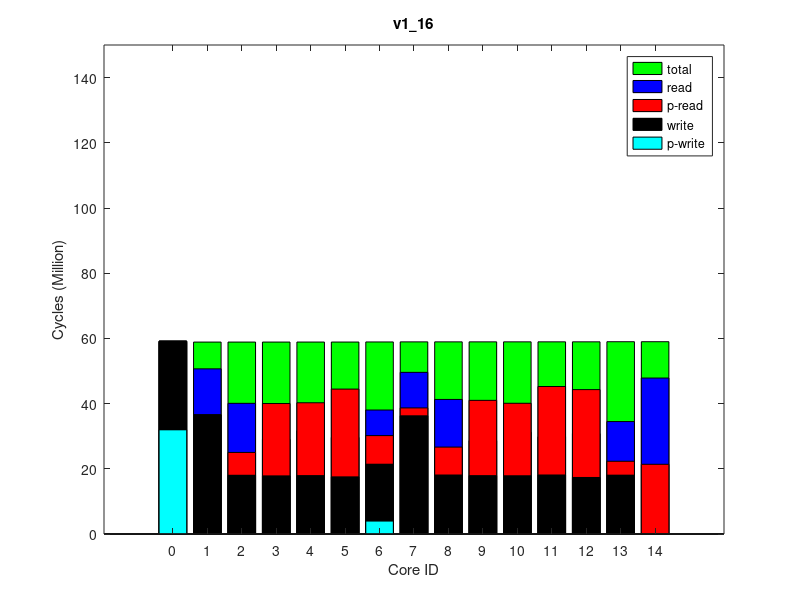

Here is the MATLAB script that generated this plot:
times(1, :, :) = [
0, 59175885, 0
1178, 59205532, 0
7007996, 59206695, 0
22196199, 59208707, 0
2413104, 59271276, 0
8774362, 59242807, 0
26923116, 59214493, 0
22343382, 59213045, 0
8563820, 59274265, 0
23091294, 59276255, 0
22233113, 59278679, 0
27144090, 59281279, 0
20704266, 59322578, 0
4305561, 59317899, 0
26951569, 59285093, 0
];
times(2, :, :) = [
0, 59173353, 0
1230, 59203017, 0
7005490, 59204175, 0
22192908, 59206166, 0
2412547, 59268708, 0
8776157, 59240346, 0
26920672, 59211879, 0
22337875, 59210445, 0
8565356, 59271687, 0
23083951, 59273703, 0
22229055, 59276150, 0
27142646, 59278728, 0
21454692, 59320053, 0
4255591, 59315387, 0
26952925, 59282625, 0
];
times(3, :, :) = [
0, 59172578, 0
1228, 59202262, 0
7006039, 59203441, 0
22190904, 59205446, 0
2409777, 59268049, 0
8773822, 59239713, 0
26921375, 59211123, 0
22340821, 59209730, 0
8555421, 59271028, 0
23084229, 59273028, 0
22230226, 59275467, 0
27145472, 59278060, 0
21453568, 59319318, 0
4253698, 59314644, 0
26950616, 59281910, 0
];
times(4, :, :) = [
0, 59176126, 0
1225, 59205800, 0
7003946, 59206952, 0
22196223, 59208994, 0
2413056, 59271416, 0
8774636, 59243031, 0
26926357, 59214783, 0
22341148, 59213385, 0
8562711, 59274427, 0
23089956, 59276434, 0
22235905, 59278873, 0
27145203, 59281474, 0
21458235, 59322827, 0
4260505, 59318159, 0
26951509, 59285341, 0
];
times(5, :, :) = [
0, 59175338, 0
1228, 59205026, 0
7004872, 59206192, 0
22193770, 59208236, 0
2411867, 59270686, 0
8776128, 59242285, 0
26921497, 59214063, 0
22338531, 59212627, 0
8565410, 59273721, 0
23092698, 59275717, 0
22234205, 59278148, 0
27144293, 59280743, 0
21459686, 59322076, 0
4260424, 59317406, 0
26951727, 59284606, 0
];
times(6, :, :) = [
0, 59173790, 0
1229, 59203434, 0
7012092, 59204619, 0
22195027, 59206602, 0
2413692, 59269019, 0
8779716, 59240619, 0
26919852, 59212237, 0
22339010, 59210839, 0
8566585, 59272006, 0
23088917, 59274022, 0
22231988, 59276458, 0
27142550, 59279026, 0
21455604, 59320304, 0
4255676, 59315630, 0
26947224, 59282858, 0
];
times(7, :, :) = [
0, 59173141, 0
1230, 59202804, 0
7000951, 59203976, 0
22192219, 59205983, 0
2410550, 59268430, 0
8774638, 59240073, 0
26921266, 59211673, 0
22340012, 59210275, 0
8563902, 59271404, 0
23088450, 59273436, 0
22231555, 59275880, 0
27141310, 59278472, 0
21457849, 59319763, 0
4256730, 59315060, 0
26951470, 59282333, 0
];
times(8, :, :) = [
0, 59176670, 0
1232, 59206296, 0
7008406, 59207454, 0
22195886, 59209443, 0
2414028, 59271802, 0
8780952, 59243379, 0
26918571, 59215130, 0
22342550, 59213703, 0
8566946, 59274782, 0
23088664, 59276792, 0
22233185, 59279235, 0
27143548, 59281785, 0
21460262, 59323231, 0
4260117, 59318424, 0
26954927, 59285597, 0
];
times(9, :, :) = [
0, 59176529, 0
1233, 59206154, 0
7004815, 59207324, 0
22191444, 59209319, 0
2416724, 59271906, 0
8780741, 59243471, 0
26924194, 59215002, 0
22342308, 59213604, 0
8564073, 59274918, 0
23090331, 59276924, 0
22232993, 59279358, 0
27145108, 59281944, 0
21456847, 59323213, 0
4257216, 59318551, 0
26957027, 59285781, 0
];
times(10, :, :) = [
0, 59173253, 0
1272, 59202962, 0
7008376, 59204114, 0
22190884, 59206107, 0
2410532, 59268489, 0
8776759, 59240138, 0
26923676, 59211787, 0
22337007, 59210386, 0
8561684, 59271455, 0
23088469, 59273435, 0
22230821, 59275889, 0
27141476, 59278496, 0
21453490, 59319826, 0
4253325, 59315154, 0
26951252, 59282313, 0
];
ave_times = round(squeeze(mean(times)));
format long g, ave_times
std_times = round(squeeze(std(times)));
format long g, std_times
polling_read_times = ave_times;
times(1, :, :) = [
31961625, 55137896, 0
0, 55164656, 0
0, 55165612, 0
0, 55167366, 0
0, 55223213, 0
3966300, 55197727, 0
0, 55172503, 0
0, 55171379, 0
0, 55226004, 0
0, 55227773, 0
0, 55229966, 0
0, 55232214, 0
0, 55270176, 0
0, 55266115, 0
0, 55235723, 0
];
times(2, :, :) = [
31961962, 55137599, 0
0, 55164351, 0
0, 55165305, 0
0, 55167072, 0
0, 55222837, 0
3964568, 55197359, 0
0, 55172157, 0
0, 55171059, 0
0, 55225617, 0
0, 55227408, 0
0, 55229614, 0
0, 55231875, 0
0, 55269924, 0
0, 55265825, 0
0, 55235446, 0
];
times(3, :, :) = [
31962524, 55137572, 0
0, 55164311, 0
0, 55165284, 0
0, 55167086, 0
0, 55223004, 0
3963645, 55197575, 0
0, 55172238, 0
0, 55171144, 0
0, 55225815, 0
0, 55227603, 0
0, 55229827, 0
0, 55232086, 0
0, 55270151, 0
0, 55266066, 0
0, 55235679, 0
];
times(4, :, :) = [
31963179, 55138618, 0
0, 55165367, 0
0, 55166331, 0
0, 55168104, 0
0, 55223983, 0
3966276, 55198551, 0
0, 55173228, 0
0, 55172144, 0
0, 55226806, 0
0, 55228593, 0
0, 55230798, 0
0, 55233072, 0
0, 55271120, 0
0, 55267051, 0
0, 55236641, 0
];
times(5, :, :) = [
31964513, 55139086, 0
0, 55165824, 0
0, 55166797, 0
0, 55168592, 0
0, 55224377, 0
3966073, 55198935, 0
0, 55173726, 0
0, 55172636, 0
0, 55227188, 0
0, 55228964, 0
0, 55231160, 0
0, 55233429, 0
0, 55271439, 0
0, 55267340, 0
0, 55236965, 0
];
times(6, :, :) = [
31961281, 55137443, 0
0, 55164192, 0
0, 55165163, 0
0, 55166923, 0
0, 55222817, 0
3969982, 55197369, 0
0, 55172053, 0
0, 55170977, 0
0, 55225643, 0
0, 55227421, 0
0, 55229615, 0
0, 55231874, 0
0, 55269861, 0
0, 55265776, 0
0, 55235445, 0
];
times(7, :, :) = [
31956811, 55133443, 0
0, 55160181, 0
0, 55161151, 0
0, 55162910, 0
0, 55218967, 0
3963957, 55193450, 0
0, 55168088, 0
0, 55166970, 0
0, 55221784, 0
0, 55223564, 0
0, 55225803, 0
0, 55228067, 0
0, 55266042, 0
0, 55261957, 0
0, 55231635, 0
];
times(8, :, :) = [
31964215, 55139315, 0
0, 55166058, 0
0, 55167020, 0
0, 55168763, 0
0, 55224698, 0
3965538, 55199196, 0
0, 55173907, 0
0, 55172775, 0
0, 55227459, 0
0, 55229205, 0
0, 55231433, 0
0, 55233682, 0
0, 55271623, 0
0, 55267520, 0
0, 55237186, 0
];
times(9, :, :) = [
31962157, 55138046, 0
0, 55164787, 0
0, 55165756, 0
0, 55167539, 0
0, 55223490, 0
3967049, 55198043, 0
0, 55172654, 0
0, 55171562, 0
0, 55226292, 0
0, 55228053, 0
0, 55230241, 0
0, 55232506, 0
0, 55270533, 0
0, 55266450, 0
0, 55236044, 0
];
times(10, :, :) = [
31959967, 55136000, 0
0, 55162734, 0
0, 55163681, 0
0, 55165465, 0
0, 55221442, 0
3963774, 55195979, 0
0, 55170582, 0
0, 55169459, 0
0, 55224206, 0
0, 55225977, 0
0, 55228174, 0
0, 55230441, 0
0, 55268481, 0
0, 55264384, 0
0, 55234006, 0
];
ave_times = round(squeeze(mean(times)));
format long g, ave_times
std_times = round(squeeze(std(times)));
format long g, std_times
polling_write_times = ave_times;
times(1, :, :) = [
0, 80576041, 0
14091825, 80607408, 64000
22064250, 80657574, 128000
11182780, 80674389, 64000
13303652, 80993262, 64000
16617536, 80962976, 128000
12059844, 80836354, 64000
13733434, 80758799, 64000
23204514, 81045747, 128000
10699657, 81064086, 64000
13339836, 81146717, 64000
11739608, 81230064, 64000
47699382, 81448846, 250000
16446016, 81434654, 128000
13446513, 81309636, 64000
];
times(2, :, :) = [
0, 79830147, 0
14091324, 79861391, 64000
22086429, 79910695, 128000
11235213, 79927500, 64000
13300830, 80243440, 64000
16627882, 80213120, 128000
12102199, 80087946, 64000
13773971, 80011204, 64000
23243274, 80295167, 128000
10727958, 80313510, 64000
13357259, 80395762, 64000
11762356, 80478426, 64000
47851305, 80696305, 250000
16442614, 80682106, 128000
13457904, 80557439, 64000
];
times(3, :, :) = [
0, 79835117, 0
14092132, 79866552, 64000
22061400, 79915751, 128000
11222281, 79932636, 64000
13296278, 80250264, 64000
16624704, 80218534, 128000
12096961, 80093625, 64000
13767279, 80016480, 64000
23218623, 80300244, 128000
10720018, 80318555, 64000
13355507, 80400298, 64000
11752158, 80483480, 64000
47856973, 80701344, 250000
16445354, 80687161, 128000
13452336, 80562422, 64000
];
times(4, :, :) = [
0, 79843459, 0
14091440, 79874852, 64000
22075317, 79924230, 128000
11233558, 79940965, 64000
13371992, 80257307, 64000
16625371, 80227042, 128000
12099331, 80101799, 64000
13773711, 80024881, 64000
23092659, 80309441, 128000
10721067, 80327747, 64000
13357197, 80409633, 64000
11749825, 80492395, 64000
47866177, 80710444, 250000
16453896, 80696253, 128000
13459611, 80571763, 64000
];
times(5, :, :) = [
0, 79830684, 0
14091395, 79861997, 64000
22073578, 79911250, 128000
11236348, 79928143, 64000
13310419, 80244089, 64000
16624423, 80213805, 128000
12104583, 80088446, 64000
13777287, 80011923, 64000
23244032, 80295547, 128000
10726040, 80313856, 64000
13356299, 80395705, 64000
11742935, 80478872, 64000
47852470, 80696457, 250000
16442389, 80682268, 128000
13458303, 80558036, 64000
];
times(6, :, :) = [
0, 79835050, 0
14091569, 79866556, 64000
22062903, 79915850, 128000
11232542, 79932648, 64000
13316731, 80249033, 64000
16622862, 80218674, 128000
12092395, 80093296, 64000
13767714, 80016724, 64000
23185910, 80300689, 128000
10724893, 80318999, 64000
13352224, 80400787, 64000
11748788, 80484008, 64000
47856570, 80701711, 250000
16445823, 80687531, 128000
13444886, 80563089, 64000
];
times(7, :, :) = [
0, 79842190, 0
14090759, 79873541, 64000
22060842, 79922955, 128000
11228847, 79939795, 64000
13363107, 80255774, 64000
16624593, 80225487, 128000
12099538, 80100432, 64000
13771498, 80023564, 64000
23110860, 80307319, 128000
10728056, 80325654, 64000
13356463, 80407511, 64000
11748151, 80490554, 64000
47863362, 80708084, 250000
16448973, 80693900, 128000
13457874, 80569476, 64000
];
times(8, :, :) = [
0, 79836022, 0
14091652, 79867315, 64000
22074670, 79916663, 128000
11231644, 79933532, 64000
13321356, 80249233, 64000
16626453, 80219057, 128000
12103213, 80094329, 64000
13772538, 80017516, 64000
23183690, 80301098, 128000
10725361, 80319396, 64000
13357684, 80401603, 64000
11757666, 80484597, 64000
47857889, 80702283, 250000
16442607, 80688100, 128000
13456968, 80563794, 64000
];
times(9, :, :) = [
0, 79846189, 0
14091794, 79877559, 64000
22071232, 79926855, 128000
11230728, 79943819, 64000
13335042, 80259518, 64000
16623922, 80229264, 128000
12098507, 80104609, 64000
13769527, 80027759, 64000
23148745, 80310991, 128000
10728332, 80329376, 64000
13356212, 80411246, 64000
11751300, 80494248, 64000
47867001, 80711995, 250000
16449277, 80697808, 128000
13441697, 80573199, 64000
];
times(10, :, :) = [
0, 79835816, 0
14090654, 79867117, 64000
22067219, 79916859, 128000
11231097, 79933744, 64000
13314019, 80249094, 64000
16625329, 80218868, 128000
12102000, 80093867, 64000
13774552, 80017459, 64000
23190913, 80300817, 128000
10724375, 80319001, 64000
13358853, 80401071, 64000
11758050, 80484100, 64000
47857088, 80701916, 250000
16445332, 80687734, 128000
13462202, 80563312, 64000
];
ave_times = round(squeeze(mean(times)));
format long g, ave_times
std_times = round(squeeze(std(times)));
format long g, std_times
read_times = ave_times;
times(1, :, :) = [
0, 58844210, 0
0, 58873632, 0
0, 58874707, 0
0, 58876647, 0
0, 58938557, 0
0, 58910341, 0
0, 58882225, 0
0, 58880917, 0
0, 58941467, 0
0, 58943380, 0
0, 58945857, 0
0, 58948391, 0
0, 58988428, 0
0, 58984821, 0
0, 58952041, 0
];
times(2, :, :) = [
0, 58842544, 0
0, 58872015, 0
0, 58873115, 0
0, 58875049, 0
0, 58936940, 0
0, 58908684, 0
0, 58880578, 0
0, 58879317, 0
0, 58939837, 0
0, 58941796, 0
0, 58944256, 0
0, 58946751, 0
0, 58986919, 0
0, 58983184, 0
0, 58950443, 0
];
times(3, :, :) = [
0, 58844667, 0
0, 58874116, 0
0, 58875176, 0
0, 58877109, 0
0, 58938966, 0
0, 58910767, 0
0, 58882666, 0
0, 58881391, 0
0, 58941884, 0
0, 58943821, 0
0, 58946269, 0
0, 58948794, 0
0, 58988909, 0
0, 58985282, 0
0, 58952484, 0
];
times(4, :, :) = [
0, 58844125, 0
0, 58873573, 0
0, 58874673, 0
0, 58876586, 0
0, 58938468, 0
0, 58910261, 0
0, 58882144, 0
0, 58880858, 0
0, 58941400, 0
0, 58943317, 0
0, 58945783, 0
0, 58948286, 0
0, 58988428, 0
0, 58984686, 0
0, 58951961, 0
];
times(5, :, :) = [
0, 58846629, 0
0, 58876065, 0
0, 58877130, 0
0, 58879052, 0
0, 58940955, 0
0, 58912750, 0
0, 58884583, 0
0, 58883313, 0
0, 58943840, 0
0, 58945775, 0
0, 58948239, 0
0, 58950714, 0
0, 58990828, 0
0, 58987201, 0
0, 58954382, 0
];
times(6, :, :) = [
0, 58843910, 0
0, 58873337, 0
0, 58874420, 0
0, 58876362, 0
0, 58938224, 0
0, 58909980, 0
0, 58881919, 0
0, 58880635, 0
0, 58941131, 0
0, 58943057, 0
0, 58945482, 0
0, 58948041, 0
0, 58988150, 0
0, 58984345, 0
0, 58951723, 0
];
times(7, :, :) = [
0, 58842824, 0
0, 58872257, 0
0, 58873335, 0
0, 58875257, 0
0, 58937134, 0
0, 58908928, 0
0, 58880830, 0
0, 58879538, 0
0, 58940056, 0
0, 58942017, 0
0, 58944448, 0
0, 58947002, 0
0, 58987158, 0
0, 58983412, 0
0, 58950706, 0
];
times(8, :, :) = [
0, 58844237, 0
0, 58873735, 0
0, 58874830, 0
0, 58876768, 0
0, 58938621, 0
0, 58910417, 0
0, 58882343, 0
0, 58881045, 0
0, 58941544, 0
0, 58943466, 0
0, 58945939, 0
0, 58948427, 0
0, 58988564, 0
0, 58984828, 0
0, 58952120, 0
];
times(9, :, :) = [
0, 58847525, 0
0, 58876962, 0
0, 58878043, 0
0, 58879977, 0
0, 58941808, 0
0, 58913565, 0
0, 58885533, 0
0, 58884268, 0
0, 58944753, 0
0, 58946684, 0
0, 58949128, 0
0, 58951652, 0
0, 58991784, 0
0, 58988078, 0
0, 58955376, 0
];
times(10, :, :) = [
0, 58845313, 0
0, 58874740, 0
0, 58875840, 0
0, 58877777, 0
0, 58939629, 0
0, 58911448, 0
0, 58883331, 0
0, 58882068, 0
0, 58942553, 0
0, 58944489, 0
0, 58946943, 0
0, 58949472, 0
0, 58989569, 0
0, 58985954, 0
0, 58953160, 0
];
ave_times = round(squeeze(mean(times)));
format long g, ave_times
std_times = round(squeeze(std(times)));
format long g, std_times
total_times = ave_times;
times(1, :, :) = [
59167614, 71983914, 64000
36578006, 72020144, 128000
18013413, 72021396, 64000
17832884, 72023730, 64000
36262448, 72099301, 128000
21407126, 72064444, 64000
17531827, 72030218, 64000
17918080, 72028574, 64000
18096347, 72102429, 64000
17909869, 72104723, 64000
17869459, 72107728, 64000
18099315, 72110637, 64000
0, 72154620, 0
18067185, 72154956, 64000
17344632, 72114695, 64000
];
times(2, :, :) = [
59165670, 71981970, 64000
36574883, 72018177, 128000
18013544, 72019435, 64000
17833289, 72021774, 64000
36264833, 72097315, 128000
21408117, 72062473, 64000
17529962, 72028264, 64000
17916025, 72026600, 64000
18096368, 72100427, 64000
17908000, 72102714, 64000
17869077, 72105722, 64000
18099949, 72108615, 64000
0, 72152617, 0
18047832, 72152949, 64000
17340165, 72112686, 64000
];
times(3, :, :) = [
59166865, 71983165, 64000
36577864, 72019394, 128000
18012757, 72020648, 64000
17833341, 72022974, 64000
36261732, 72098618, 128000
21406231, 72063758, 64000
17531304, 72029469, 64000
17919698, 72027805, 64000
18094136, 72101733, 64000
17908035, 72104031, 64000
17868694, 72107030, 64000
18105351, 72109902, 64000
0, 72153921, 0
18047246, 72154264, 64000
17341682, 72113989, 64000
];
times(4, :, :) = [
59167453, 71983753, 64000
36577648, 72019974, 128000
18016687, 72021212, 64000
17833545, 72023523, 64000
36265343, 72099042, 128000
21406434, 72064141, 64000
17530404, 72029972, 64000
17916985, 72028300, 64000
18093784, 72102111, 64000
17908699, 72104459, 64000
17870809, 72107434, 64000
18104270, 72110327, 64000
0, 72154271, 0
18048647, 72154606, 64000
17341553, 72114348, 64000
];
times(5, :, :) = [
59165757, 71982057, 64000
36578173, 72018231, 128000
18014837, 72019493, 64000
17832837, 72021781, 64000
36260939, 72097475, 128000
21405675, 72062553, 64000
17529633, 72028234, 64000
17918082, 72026580, 64000
18092969, 72100541, 64000
17909276, 72102827, 64000
17869611, 72105813, 64000
18100641, 72108680, 64000
0, 72152661, 0
18045983, 72153008, 64000
17343972, 72112723, 64000
];
times(6, :, :) = [
59165360, 71981660, 64000
36578659, 72017801, 128000
18014131, 72019043, 64000
17832613, 72021349, 64000
36264824, 72096887, 128000
21409251, 72062021, 64000
17531050, 72027808, 64000
17916687, 72026127, 64000
18095750, 72099945, 64000
17908661, 72102247, 64000
17869528, 72105226, 64000
18101986, 72108059, 64000
0, 72152058, 0
18046961, 72152393, 64000
17340682, 72112125, 64000
];
times(7, :, :) = [
59168430, 71984730, 64000
36578554, 72020932, 128000
18013857, 72022188, 64000
17833180, 72024491, 64000
36263013, 72099943, 128000
21407983, 72065096, 64000
17531748, 72030933, 64000
17917970, 72029310, 64000
18093521, 72103066, 64000
17909746, 72105359, 64000
17869053, 72108377, 64000
18101737, 72111264, 64000
0, 72155225, 0
18048777, 72155564, 64000
17342818, 72115327, 64000
];
times(8, :, :) = [
59164944, 71981244, 64000
36575929, 72017434, 128000
18014890, 72018671, 64000
17833517, 72020967, 64000
36263492, 72096433, 128000
21407198, 72061602, 64000
17528981, 72027425, 64000
17916679, 72025754, 64000
18096072, 72099517, 64000
17908569, 72101800, 64000
17870451, 72104777, 64000
18102118, 72107658, 64000
0, 72151637, 0
18047947, 72151958, 64000
17342334, 72111696, 64000
];
times(9, :, :) = [
59164572, 71980872, 64000
36576321, 72017037, 128000
18014960, 72018291, 64000
17833535, 72020593, 64000
36262676, 72096182, 128000
21407308, 72061263, 64000
17530647, 72027061, 64000
17915278, 72025383, 64000
18093064, 72099262, 64000
17908899, 72101548, 64000
17869222, 72104522, 64000
18101951, 72107404, 64000
0, 72151347, 0
18048996, 72151682, 64000
17341888, 72111446, 64000
];
times(10, :, :) = [
59164244, 71980544, 64000
36575383, 72016704, 128000
18016788, 72017935, 64000
17832441, 72020232, 64000
36263229, 72095729, 128000
21409036, 72060874, 64000
17529929, 72026678, 64000
17918423, 72025014, 64000
18095796, 72098796, 64000
17909113, 72101118, 64000
17869211, 72104098, 64000
18101143, 72106986, 64000
0, 72150932, 0
18048323, 72151258, 64000
17341274, 72110970, 64000
];
ave_times = round(squeeze(mean(times)));
format long g, ave_times
std_times = round(squeeze(std(times)));
format long g, std_times
write_times = ave_times;
mytitle = 'v1\_16';
order = [1 2 3 4 8 7 6 5 9 10 11 12 15 14 13];

total_times = total_times(:, 2)(order);

read_times = read_times(:, 1)(order);
write_times = write_times(:, 1)(order);

polling_read_times = polling_read_times(:, 1)(order);
polling_write_times = polling_write_times(:, 1)(order);

total_times /= 1000000;

read_times /= 1000000;
write_times /= 1000000;

polling_read_times /= 1000000;
polling_write_times /= 1000000;

% laying read on top of write
read_times += write_times;
polling_read_times += write_times;

figure(1);
clf()
% set(gcf, 'Position', get(0,'Screensize'));
% set(gcf,'units','normalized','outerposition',[0 0 1 1])
bar(0:14, total_times,'g');
hold on;
bar(0:14, read_times,'b');
bar(0:14, polling_read_times,'r');
bar(0:14, write_times,'k');
bar(0:14, polling_write_times,'c');
hold off

axis([-2 16 0 150])
% axis([-1 15])
set(gca,'XTick',0:14);
% set(gca,'xticklabel',{ '0'; '1'; '2'; '3'; '7'; '6'; '5'; '4'; '8'; '9'; '10'; '11'; '15'; '14'; '13' })

xlabel('Core ID')
ylabel('Cycles (Million)')

legend('total', 'read', 'p-read', 'write', 'p-write')
title(mytitle)
print(1, strcat(mytitle, '.png'))
